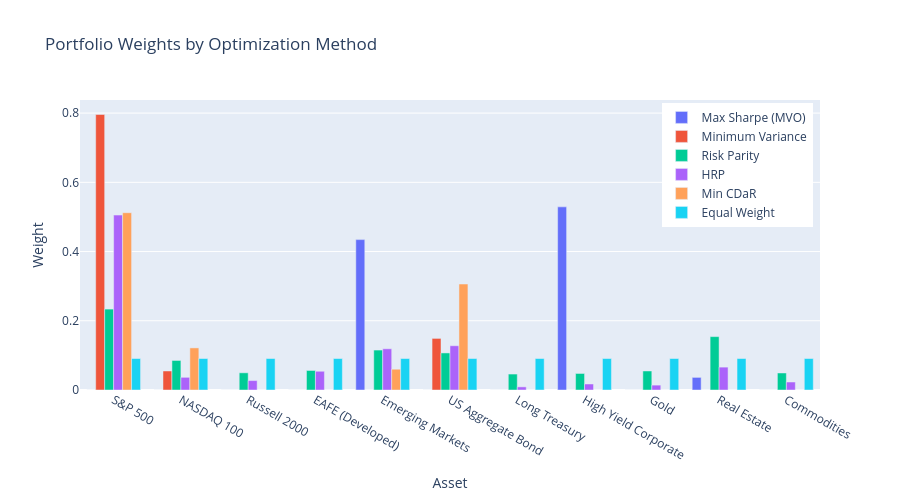

Notebook source saved alongside this figure:
### Markdown cell above
**Interpretation**: The weight table shows which methods diversify by construction
and which diversify only if the estimated return inputs cooperate. That distinction
matters more out of sample than small differences in in-sample Sharpe.

### Code cell
# Stacked bar chart
fig = go.Figure()

for method in results.keys():
    weights = list(results[method]["weights"].values())
    fig.add_trace(
        go.Bar(
            name=results[method]["name"],
            x=[ETF_UNIVERSE[s] for s in SYMBOLS],
            y=weights,
        )
    )

fig.update_layout(
    title="Portfolio Weights by Optimization Method",
    xaxis_title="Asset",
    yaxis_title="Weight",
    barmode="group",
    height=500,
    legend=dict(yanchor="top", y=0.99, xanchor="right", x=0.99),
)
fig.show()

### Figure 1 — Plotly figure (JSON) as saved in the notebook; plotly's stock layout.template omitted (floating-point values rounded to 4 significant figures)
{"data": [{"name": "Max Sharpe (MVO)", "type": "bar", "x": ["S&P 500", "NASDAQ 100", "Russell 2000", "EAFE (Developed)", "Emerging Markets", "US Aggregate Bond", "Long Treasury", "High Yield Corporate", "Gold", "Real Estate", "Commodities"], "y": [3.845e-09, 4.859e-09, 5.822e-09, 6.281e-09, 0.4345, 3.921e-09, 7.254e-09, 0.5291, 3.602e-09, 0.03645, 7.889e-09]}, {"name": "Minimum Variance", "type": "bar", "x": ["S&P 500", "NASDAQ 100", "Russell 2000", "EAFE (Developed)", "Emerging Markets", "US Aggregate Bond", "Long Treasury", "High Yield Corporate", "Gold", "Real Estate", "Commodities"], "y": [0.796, 0.05498, 1.293e-08, 1.61e-08, 2.707e-07, 0.1491, 1.124e-08, 1.118e-08, 1.342e-08, 8.204e-09, 8.827e-09]}, {"name": "Risk Parity", "type": "bar", "x": ["S&P 500", "NASDAQ 100", "Russell 2000", "EAFE (Developed)", "Emerging Markets", "US Aggregate Bond", "Long Treasury", "High Yield Corporate", "Gold", "Real Estate", "Commodities"], "y": [0.2338, 0.08536, 0.04965, 0.05646, 0.1154, 0.1071, 0.04607, 0.04779, 0.05497, 0.1543, 0.04916]}, {"name": "HRP", "type": "bar", "x": ["S&P 500", "NASDAQ 100", "Russell 2000", "EAFE (Developed)", "Emerging Markets", "US Aggregate Bond", "Long Treasury", "High Yield Corporate", "Gold", "Real Estate", "Commodities"], "y": [0.5054, 0.03664, 0.02721, 0.05414, 0.1191, 0.1279, 0.009003, 0.01738, 0.01411, 0.0661, 0.02307]}, {"name": "Min CDaR", "type": "bar", "x": ["S&P 500", "NASDAQ 100", "Russell 2000", "EAFE (Developed)", "Emerging Markets", "US Aggregate Bond", "Long Treasury", "High Yield Corporate", "Gold", "Real Estate", "Commodities"], "y": [0.5122, 0.1216, 1.319e-13, 5.487e-13, 0.06003, 0.3062, 9.019e-14, 3.368e-13, 3.17e-12, 1.606e-13, 9.723e-14]}, {"name": "Equal Weight", "type": "bar", "x": ["S&P 500", "NASDAQ 100", "Russell 2000", "EAFE (Developed)", "Emerging Markets", "US Aggregate Bond", "Long Treasury", "High Yield Corporate", "Gold", "Real Estate", "Commodities"], "y": [0.09091, 0.09091, 0.09091, 0.09091, 0.09091, 0.09091, 0.09091, 0.09091, 0.09091, 0.09091, 0.09091]}], "layout": {"barmode": "group", "height": 500, "legend": {"x": 0.99, "xanchor": "right", "y": 0.99, "yanchor": "top"}, "title": {"text": "Portfolio Weights by Optimization Method"}, "xaxis": {"title": {"text": "Asset"}}, "yaxis": {"title": {"text": "Weight"}}}}
